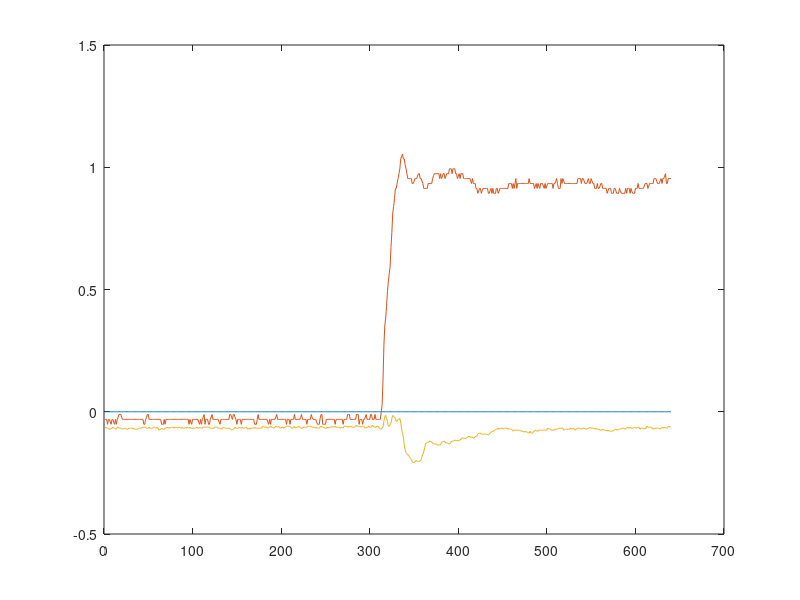

The MATLAB script that drew this image:
A = [
-250.0000E-09,-31.2107412065E-03,-67.2848590075E-03
-249.2188E-09,-31.2107412065E-03,-63.2647585480E-03
-248.4375E-09,-31.2107412065E-03,-65.7773213352E-03
-247.6563E-09,-51.3112435037E-03,-67.2848590075E-03
-246.8750E-09,-31.2107412065E-03,-67.2848590075E-03
-246.0938E-09,-31.2107412065E-03,-71.3049594669E-03
-245.3125E-09,-41.2609923551E-03,-71.3049594669E-03
-244.5313E-09,-51.3112435037E-03,-69.2949092372E-03
-243.7500E-09,-31.2107412065E-03,-67.2848590075E-03
-242.9688E-09,-31.2107412065E-03,-63.2647585480E-03
-242.1875E-09,-43.7735551423E-03,-67.2848590075E-03
-241.4063E-09,-51.3112435037E-03,-67.2848590075E-03
-240.6250E-09,-31.2107412065E-03,-69.0436529585E-03
-239.8438E-09,-51.3112435037E-03,-71.3049594669E-03
-239.0625E-09,-31.2107412064E-03,-63.2647585480E-03
-238.2813E-09,-22.4167714514E-03,-63.2647585480E-03
-237.5000E-09,-11.1102389092E-03,-65.5260650565E-03
-236.7188E-09,-11.1102389092E-03,-67.2848590075E-03
-235.9375E-09,-11.1102389092E-03,-67.2848590075E-03
-235.1563E-09,-23.6730528450E-03,-67.2848590075E-03
-234.3750E-09,-31.2107412065E-03,-71.3049594669E-03
-233.5938E-09,-31.2107412065E-03,-69.5461655159E-03
-232.8125E-09,-31.2107412065E-03,-67.2848590075E-03
-232.0313E-09,-31.2107412065E-03,-67.2848590075E-03
-231.2500E-09,-31.2107412065E-03,-71.3049594669E-03
-230.4688E-09,-31.2107412065E-03,-71.3049594669E-03
-229.6875E-09,-31.2107412065E-03,-71.3049594669E-03
-228.9063E-09,-31.2107412065E-03,-67.2848590075E-03
-228.1250E-09,-31.2107412065E-03,-67.2848590075E-03
-227.3438E-09,-31.2107412065E-03,-67.2848590075E-03
-226.5625E-09,-31.2107412065E-03,-67.2848590075E-03
-225.7813E-09,-31.2107412065E-03,-67.2848590075E-03
-225.0000E-09,-31.2107412065E-03,-67.2848590075E-03
-224.2188E-09,-31.2107412065E-03,-71.3049594669E-03
-223.4375E-09,-31.2107412065E-03,-71.3049594669E-03
-222.6563E-09,-31.2107412065E-03,-71.3049594669E-03
-221.8750E-09,-31.2107412065E-03,-71.3049594669E-03
-221.0938E-09,-31.2107412065E-03,-71.3049594669E-03
-220.3125E-09,-31.2107412065E-03,-67.2848590075E-03
-219.5313E-09,-31.2107412065E-03,-67.2848590075E-03
-218.7500E-09,-31.2107412065E-03,-67.2848590075E-03
-217.9688E-09,-31.2107412065E-03,-67.2848590075E-03
-217.1875E-09,-31.2107412065E-03,-63.2647585480E-03
-216.4063E-09,-31.2107412065E-03,-63.2647585480E-03
-215.6250E-09,-51.3112435037E-03,-63.2647585480E-03
-214.8438E-09,-51.3112435037E-03,-63.2647585480E-03
-214.0625E-09,-31.2107412065E-03,-63.2647585480E-03
-213.2813E-09,-22.4167714514E-03,-67.2848590075E-03
-212.5000E-09,-11.1102389092E-03,-67.2848590075E-03
-211.7188E-09,-11.1102389092E-03,-67.2848590075E-03
-210.9375E-09,-31.2107412065E-03,-63.2647585480E-03
-210.1563E-09,-31.2107412065E-03,-67.2848590075E-03
-209.3750E-09,-31.2107412065E-03,-67.2848590075E-03
-208.5938E-09,-31.2107412065E-03,-67.2848590075E-03
-207.8125E-09,-31.2107412065E-03,-67.2848590075E-03
-207.0313E-09,-31.2107412065E-03,-63.2647585480E-03
-206.2500E-09,-31.2107412065E-03,-63.2647585480E-03
-205.4688E-09,-31.2107412065E-03,-65.7773213352E-03
-204.6875E-09,-31.2107412065E-03,-67.2848590075E-03
-203.9063E-09,-31.2107412065E-03,-63.2647585480E-03
-203.1250E-09,-31.2107412065E-03,-67.2848590075E-03
-202.3438E-09,-31.2107412065E-03,-75.3250599264E-03
-201.5625E-09,-31.2107412065E-03,-73.5662659754E-03
-200.7813E-09,-31.2107412065E-03,-71.3049594669E-03
-200.0000E-09,-51.3112435037E-03,-67.2848590075E-03
-199.2188E-09,-51.3112435037E-03,-71.3049594669E-03
-198.4375E-09,-51.3112435037E-03,-71.3049594669E-03
-197.6563E-09,-31.2107412065E-03,-71.3049594669E-03
-196.8750E-09,-51.3112435037E-03,-67.2848590075E-03
-196.0938E-09,-31.2107412065E-03,-67.2848590075E-03
-195.3125E-09,-31.2107412065E-03,-63.2647585480E-03
-194.5313E-09,-31.2107412065E-03,-65.5260650565E-03
-193.7500E-09,-31.2107412065E-03,-67.2848590075E-03
-192.9688E-09,-31.2107412065E-03,-63.2647585480E-03
-192.1875E-09,-31.2107412065E-03,-67.2848590075E-03
-191.4063E-09,-31.2107412065E-03,-63.2647585480E-03
-190.6250E-09,-31.2107412065E-03,-63.2647585480E-03
-189.8438E-09,-31.2107412065E-03,-63.2647585480E-03
-189.0625E-09,-31.2107412065E-03,-67.2848590075E-03
-188.2813E-09,-31.2107412065E-03,-63.2647585480E-03
-187.5000E-09,-31.2107412065E-03,-63.2647585480E-03
-186.7188E-09,-31.2107412065E-03,-63.2647585480E-03
-185.9375E-09,-31.2107412065E-03,-67.2848590075E-03
-185.1563E-09,-31.2107412065E-03,-63.2647585480E-03
-184.3750E-09,-31.2107412065E-03,-63.2647585480E-03
-183.5938E-09,-31.2107412065E-03,-65.2748087778E-03
-182.8125E-09,-31.2107412065E-03,-67.2848590075E-03
-182.0313E-09,-31.2107412065E-03,-63.2647585480E-03
-181.2500E-09,-31.2107412065E-03,-67.2848590075E-03
-180.4688E-09,-31.2107412065E-03,-67.2848590075E-03
-179.6875E-09,-31.2107412065E-03,-67.2848590075E-03
-178.9063E-09,-31.2107412065E-03,-63.2647585480E-03
-178.1250E-09,-31.2107412065E-03,-67.2848590075E-03
-177.3438E-09,-31.2107412065E-03,-63.2647585480E-03
-176.5625E-09,-31.2107412065E-03,-65.2748087778E-03
-175.7813E-09,-51.3112435037E-03,-67.2848590075E-03
-175.0000E-09,-31.2107412065E-03,-63.2647585480E-03
-174.2188E-09,-42.5172737487E-03,-67.2848590075E-03
-173.4375E-09,-51.3112435037E-03,-67.2848590075E-03
-172.6563E-09,-31.2107412065E-03,-67.2848590075E-03
-171.8750E-09,-31.2107412065E-03,-67.2848590075E-03
-171.0938E-09,-31.2107412065E-03,-67.2848590075E-03
-170.3125E-09,-31.2107412065E-03,-67.2848590075E-03
-169.5313E-09,-31.2107412065E-03,-65.2748087778E-03
-168.7500E-09,-31.2107412065E-03,-63.2647585480E-03
-167.9688E-09,-31.2107412065E-03,-67.2848590075E-03
-167.1875E-09,-43.7735551422E-03,-67.2848590075E-03
-166.4063E-09,-51.3112435037E-03,-63.2647585480E-03
-165.6250E-09,-31.2107412065E-03,-65.0235524990E-03
-164.8438E-09,-51.3112435037E-03,-67.2848590075E-03
-164.0625E-09,-31.2107412065E-03,-67.2848590075E-03
-163.2813E-09,-22.4167714514E-03,-63.2647585480E-03
-162.5000E-09,-11.1102389092E-03,-63.2647585480E-03
-161.7188E-09,-51.3112435037E-03,-63.2647585480E-03
-160.9375E-09,-31.2107412065E-03,-63.2647585480E-03
-160.1563E-09,-31.2107412065E-03,-63.2647585480E-03
-159.3750E-09,-31.2107412065E-03,-63.2647585480E-03
-158.5938E-09,-51.3112435037E-03,-63.2647585480E-03
-157.8125E-09,-51.3112435037E-03,-63.2647585480E-03
-157.0313E-09,-31.2107412065E-03,-67.2848590075E-03
-156.2500E-09,-21.1604900578E-03,-67.2848590075E-03
-155.4688E-09,-11.1102389092E-03,-67.2848590075E-03
-154.6875E-09,-31.2107412064E-03,-67.2848590075E-03
-153.9063E-09,-31.2107412065E-03,-67.2848590075E-03
-153.1250E-09,-31.2107412065E-03,-63.2647585480E-03
-152.3438E-09,-31.2107412065E-03,-63.2647585480E-03
-151.5625E-09,-31.2107412065E-03,-63.2647585480E-03
-150.7813E-09,-31.2107412065E-03,-63.2647585480E-03
-150.0000E-09,-31.2107412065E-03,-67.2848590075E-03
-149.2188E-09,-42.5172737487E-03,-67.2848590075E-03
-148.4375E-09,-51.3112435037E-03,-67.2848590075E-03
-147.6563E-09,-31.2107412065E-03,-67.2848590075E-03
-146.8750E-09,-31.2107412065E-03,-71.3049594669E-03
-146.0938E-09,-31.2107412065E-03,-67.2848590075E-03
-145.3125E-09,-31.2107412065E-03,-63.2647585480E-03
-144.5313E-09,-31.2107412065E-03,-65.5260650565E-03
-143.7500E-09,-31.2107412065E-03,-67.2848590075E-03
-142.9688E-09,-31.2107412065E-03,-67.2848590075E-03
-142.1875E-09,-31.2107412065E-03,-67.2848590075E-03
-141.4063E-09,-31.2107412065E-03,-67.2848590075E-03
-140.6250E-09,-31.2107412065E-03,-67.2848590075E-03
-139.8438E-09,-11.1102389092E-03,-67.2848590075E-03
-139.0625E-09,-11.1102389092E-03,-71.3049594669E-03
-138.2813E-09,-21.1604900578E-03,-75.3250599264E-03
-137.5000E-09,-31.2107412064E-03,-73.3150096967E-03
-136.7188E-09,-11.1102389092E-03,-71.3049594669E-03
-135.9375E-09,-11.1102389092E-03,-67.2848590075E-03
-135.1563E-09,-23.6730528450E-03,-63.2647585480E-03
-134.3750E-09,-31.2107412064E-03,-67.2848590075E-03
-133.5938E-09,-51.3112435037E-03,-67.2848590075E-03
-132.8125E-09,-31.2107412065E-03,-67.2848590075E-03
-132.0313E-09,-31.2107412065E-03,-67.2848590075E-03
-131.2500E-09,-31.2107412065E-03,-63.2647585480E-03
-130.4688E-09,-31.2107412065E-03,-65.7773213352E-03
-129.6875E-09,-51.3112435037E-03,-67.2848590075E-03
-128.9063E-09,-31.2107412065E-03,-63.2647585480E-03
-128.1250E-09,-31.2107412065E-03,-67.2848590075E-03
-127.3438E-09,-31.2107412065E-03,-67.2848590075E-03
-126.5625E-09,-31.2107412065E-03,-65.5260650565E-03
-125.7813E-09,-31.2107412065E-03,-63.2647585480E-03
-125.0000E-09,-31.2107412065E-03,-63.2647585480E-03
-124.2188E-09,-31.2107412065E-03,-71.3049594669E-03
-123.4375E-09,-31.2107412065E-03,-69.0436529585E-03
-122.6563E-09,-31.2107412065E-03,-67.2848590075E-03
-121.8750E-09,-31.2107412065E-03,-71.3049594669E-03
-121.0938E-09,-31.2107412065E-03,-67.2848590075E-03
-120.3125E-09,-31.2107412065E-03,-67.2848590075E-03
-119.5313E-09,-31.2107412065E-03,-67.2848590075E-03
-118.7500E-09,-31.2107412065E-03,-67.2848590075E-03
-117.9688E-09,-51.3112435037E-03,-63.2647585480E-03
-117.1875E-09,-51.3112435037E-03,-67.2848590075E-03
-116.4063E-09,-51.3112435037E-03,-67.2848590075E-03
-115.6250E-09,-31.2107412065E-03,-67.2848590075E-03
-114.8438E-09,-11.1102389092E-03,-67.2848590075E-03
-114.0625E-09,-31.2107412064E-03,-67.2848590075E-03
-113.2813E-09,-31.2107412065E-03,-67.2848590075E-03
-112.5000E-09,-31.2107412065E-03,-67.2848590075E-03
-111.7188E-09,-31.2107412065E-03,-67.2848590075E-03
-110.9375E-09,-31.2107412065E-03,-59.2446580886E-03
-110.1563E-09,-31.2107412065E-03,-59.2446580886E-03
-109.3750E-09,-31.2107412065E-03,-63.2647585480E-03
-108.5938E-09,-31.2107412065E-03,-63.2647585480E-03
-107.8125E-09,-31.2107412065E-03,-63.2647585480E-03
-107.0313E-09,-31.2107412065E-03,-63.2647585480E-03
-106.2500E-09,-42.5172737487E-03,-67.2848590075E-03
-105.4688E-09,-51.3112435037E-03,-65.0235524990E-03
-104.6875E-09,-31.2107412065E-03,-63.2647585480E-03
-103.9063E-09,-51.3112435037E-03,-59.2446580886E-03
-103.1250E-09,-31.2107412065E-03,-63.2647585480E-03
-102.3438E-09,-31.2107412065E-03,-63.2647585480E-03
-101.5625E-09,-31.2107412065E-03,-65.2748087778E-03
-100.7813E-09,-31.2107412065E-03,-67.2848590075E-03
-100.0000E-09,-31.2107412065E-03,-63.2647585480E-03
-99.2188E-09,-21.1604900578E-03,-59.2446580886E-03
-98.4375E-09,-11.1102389092E-03,-61.7572208757E-03
-97.6563E-09,-31.2107412064E-03,-63.2647585480E-03
-96.8750E-09,-31.2107412065E-03,-59.2446580886E-03
-96.0938E-09,-31.2107412065E-03,-63.2647585480E-03
-95.3125E-09,-31.2107412065E-03,-67.2848590075E-03
-94.5313E-09,-31.2107412065E-03,-65.2748087778E-03
-93.7500E-09,-31.2107412065E-03,-63.2647585480E-03
-92.9688E-09,-31.2107412065E-03,-63.2647585480E-03
-92.1875E-09,-31.2107412065E-03,-67.2848590075E-03
-91.4063E-09,-31.2107412065E-03,-63.2647585480E-03
-90.6250E-09,-31.2107412065E-03,-61.7572208757E-03
-89.8438E-09,-51.3112435037E-03,-59.2446580886E-03
-89.0625E-09,-31.2107412065E-03,-59.2446580886E-03
-88.2813E-09,-31.2107412065E-03,-59.2446580886E-03
-87.5000E-09,-31.2107412065E-03,-59.2446580886E-03
-86.7188E-09,-51.3112435037E-03,-59.2446580886E-03
-85.9375E-09,-31.2107412065E-03,-63.2647585480E-03
-85.1563E-09,-31.2107412065E-03,-67.2848590075E-03
-84.3750E-09,-31.2107412065E-03,-67.2848590075E-03
-83.5938E-09,-31.2107412065E-03,-63.7672711055E-03
-82.8125E-09,-11.1102389092E-03,-59.2446580886E-03
-82.0313E-09,-31.2107412064E-03,-67.2848590075E-03
-81.2500E-09,-31.2107412065E-03,-63.2647585480E-03
-80.4688E-09,-31.2107412065E-03,-63.2647585480E-03
-79.6875E-09,-31.2107412065E-03,-63.2647585480E-03
-78.9063E-09,-31.2107412065E-03,-59.2446580886E-03
-78.1250E-09,-31.2107412065E-03,-63.2647585480E-03
-77.3438E-09,-23.6730528450E-03,-67.2848590075E-03
-76.5625E-09,-11.1102389092E-03,-67.2848590075E-03
-75.7813E-09,-31.2107412064E-03,-67.2848590075E-03
-75.0000E-09,-31.2107412065E-03,-63.2647585480E-03
-74.2188E-09,-31.2107412065E-03,-63.2647585480E-03
-73.4375E-09,-31.2107412065E-03,-63.2647585480E-03
-72.6563E-09,-31.2107412065E-03,-63.2647585480E-03
-71.8750E-09,-51.3112435037E-03,-63.2647585480E-03
-71.0938E-09,-31.2107412065E-03,-59.2446580886E-03
-70.3125E-09,-31.2107412065E-03,-59.2446580886E-03
-69.5313E-09,-31.2107412065E-03,-59.2446580886E-03
-68.7500E-09,-31.2107412065E-03,-59.2446580886E-03
-67.9688E-09,-11.1102389092E-03,-59.2446580886E-03
-67.1875E-09,-23.6730528450E-03,-63.2647585480E-03
-66.4063E-09,-31.2107412064E-03,-63.2647585480E-03
-65.6250E-09,-31.2107412065E-03,-63.2647585480E-03
-64.8438E-09,-31.2107412065E-03,-63.2647585480E-03
-64.0625E-09,-31.2107412065E-03,-67.2848590075E-03
-63.2813E-09,-41.2609923551E-03,-63.2647585480E-03
-62.5000E-09,-51.3112435037E-03,-65.5260650565E-03
-61.7188E-09,-51.3112435037E-03,-67.2848590075E-03
-60.9375E-09,-51.3112435037E-03,-67.2848590075E-03
-60.1563E-09,-27.4418970257E-03,-63.2647585480E-03
-59.3750E-09,-11.1102389092E-03,-59.2446580886E-03
-58.5938E-09,-11.1102389092E-03,-61.2547083183E-03
-57.8125E-09,-51.3112435037E-03,-63.2647585480E-03
-57.0313E-09,-51.3112435037E-03,-63.2647585480E-03
-56.2500E-09,-51.3112435037E-03,-67.2848590075E-03
-55.4688E-09,-51.3112435037E-03,-67.2848590075E-03
-54.6875E-09,-31.2107412065E-03,-67.2848590075E-03
-53.9063E-09,-31.2107412065E-03,-63.2647585480E-03
-53.1250E-09,-31.2107412065E-03,-67.2848590075E-03
-52.3438E-09,-31.2107412065E-03,-63.2647585480E-03
-51.5625E-09,-31.2107412065E-03,-63.2647585480E-03
-50.7813E-09,-31.2107412065E-03,-63.2647585480E-03
-50.0000E-09,-31.2107412065E-03,-63.2647585480E-03
-49.2188E-09,-31.2107412065E-03,-59.2446580886E-03
-48.4375E-09,-31.2107412065E-03,-61.7572208757E-03
-47.6563E-09,-31.2107412065E-03,-63.2647585480E-03
-46.8750E-09,-51.3112435037E-03,-59.2446580886E-03
-46.0938E-09,-31.2107412065E-03,-63.2647585480E-03
-45.3125E-09,-31.2107412065E-03,-63.2647585480E-03
-44.5313E-09,-31.2107412065E-03,-63.2647585480E-03
-43.7500E-09,-31.2107412065E-03,-63.2647585480E-03
-42.9688E-09,-31.2107412065E-03,-63.2647585480E-03
-42.1875E-09,-31.2107412065E-03,-67.2848590075E-03
-41.4063E-09,-31.2107412065E-03,-63.2647585480E-03
-40.6250E-09,-31.2107412065E-03,-65.0235524990E-03
-39.8438E-09,-51.3112435037E-03,-67.2848590075E-03
-39.0625E-09,-31.2107412065E-03,-59.2446580886E-03
-38.2813E-09,-31.2107412065E-03,-59.2446580886E-03
-37.5000E-09,-31.2107412065E-03,-59.2446580886E-03
-36.7188E-09,-31.2107412065E-03,-59.2446580886E-03
-35.9375E-09,-11.1102389092E-03,-63.2647585480E-03
-35.1563E-09,-11.1102389092E-03,-59.2446580886E-03
-34.3750E-09,-11.1102389092E-03,-63.2647585480E-03
-33.5938E-09,-31.2107412064E-03,-61.5059645970E-03
-32.8125E-09,-31.2107412065E-03,-59.2446580886E-03
-32.0313E-09,-31.2107412065E-03,-63.2647585480E-03
-31.2500E-09,-31.2107412065E-03,-63.2647585480E-03
-30.4688E-09,-31.2107412065E-03,-63.2647585480E-03
-29.6875E-09,-31.2107412065E-03,-63.2647585480E-03
-28.9063E-09,-31.2107412065E-03,-59.2446580886E-03
-28.1250E-09,-11.1102389092E-03,-55.2245576291E-03
-27.3438E-09,-11.1102389092E-03,-59.2446580886E-03
-26.5625E-09,-11.1102389092E-03,-59.2446580886E-03
-25.7813E-09,-51.3112435037E-03,-59.2446580886E-03
-25.0000E-09,-31.2107412065E-03,-59.2446580886E-03
-24.2188E-09,-31.2107412065E-03,-63.2647585480E-03
-23.4375E-09,-31.2107412065E-03,-61.0034520396E-03
-22.6563E-09,-51.3112435037E-03,-59.2446580886E-03
-21.8750E-09,-31.2107412065E-03,-59.2446580886E-03
-21.0938E-09,-31.2107412065E-03,-63.2647585480E-03
-20.3125E-09,-22.4167714514E-03,-67.2848590075E-03
-19.5313E-09,-11.1102389092E-03,-65.2748087778E-03
-18.7500E-09,-31.2107412064E-03,-63.2647585480E-03
-17.9688E-09,-31.2107412065E-03,-63.2647585480E-03
-17.1875E-09,-31.2107412065E-03,-59.2446580886E-03
-16.4063E-09,-31.2107412065E-03,-63.2647585480E-03
-15.6250E-09,-11.1102389092E-03,-63.2647585480E-03
-14.8438E-09,-11.1102389092E-03,-63.2647585480E-03
-14.0625E-09,-31.2107412064E-03,-55.2245576291E-03
-13.2813E-09,-31.2107412065E-03,-59.2446580886E-03
-12.5000E-09,-31.2107412065E-03,-61.5059645970E-03
-11.7188E-09,-11.1102389092E-03,-63.2647585480E-03
-10.9375E-09,-31.2107412064E-03,-63.2647585480E-03
-10.1563E-09,-31.2107412065E-03,-59.2446580886E-03
-9.3750E-09,-31.2107412065E-03,-59.2446580886E-03
-8.5938E-09,-31.2107412065E-03,-63.0135022693E-03
-7.8125E-09,-31.2107412065E-03,-67.2848590075E-03
-7.0313E-09,-31.2107412065E-03,-71.3049594669E-03
-6.2500E-09,-1.0599877605E-03,-71.3049594669E-03
-5.4688E-09,+29.0907656854E-03,-66.7823464501E-03
-4.6875E-09,+129.5932771717E-03,-63.2647585480E-03
-3.9063E-09,+270.2967932527E-03,-39.1441557913E-03
-3.1250E-09,+350.6988024419E-03,-19.0436534940E-03
-2.3438E-09,+383.3621186750E-03,-15.0235530346E-03
-1.5625E-09,+431.1008116310E-03,-26.8325981342E-03
-781.3E-12,+491.4023185228E-03,-39.1441557913E-03
-0.0E+00,+531.6033231174E-03,-59.2446580886E-03
+781.2E-12,+564.2666393505E-03,-59.2446580886E-03
+1.5625E-09,+591.9048300093E-03,-51.9582260058E-03
+2.3437E-09,+672.3068391984E-03,-47.1843567102E-03
+3.1250E-09,+732.6083460902E-03,-27.0838544129E-03
+3.9062E-09,+813.0103552794E-03,-15.0235530346E-03
+4.6875E-09,+839.3922645446E-03,-19.0436534940E-03
+5.4687E-09,+873.3118621712E-03,-23.3150102322E-03
+6.2500E-09,+913.5128667658E-03,-27.0838544129E-03
+7.0312E-09,+913.5128667658E-03,-39.1441557913E-03
+7.8125E-09,+936.1259318502E-03,-39.1441557913E-03
+8.5937E-09,+953.7138713604E-03,-31.1039548724E-03
+9.3750E-09,+973.8143736576E-03,-29.5964172001E-03
+10.1562E-09,+993.9148759549E-03,-27.0838544129E-03
+10.9375E-09,+1.0341158805495E+00,-43.1642562507E-03
+11.7187E-09,+1.0429098503046E+00,-71.3049594669E-03
+12.5000E-09,+1.0542163828468E+00,-88.8928989771E-03
+13.2812E-09,+1.0341158805495E+00,-103.4657631426E-03
+14.0625E-09,+1.0341158805495E+00,-135.6265668182E-03
+14.8437E-09,+1.0089902526779E+00,-155.7270691155E-03
+15.6250E-09,+993.9148759550E-03,-167.7873704939E-03
+16.4062E-09,+973.8143736577E-03,-171.5562146746E-03
+17.1875E-09,+953.7138713604E-03,-175.8275714128E-03
+17.9687E-09,+953.7138713604E-03,-179.8476718723E-03
+18.7500E-09,+953.7138713604E-03,-183.8677723317E-03
+19.5312E-09,+953.7138713604E-03,-190.9029481358E-03
+20.3125E-09,+953.7138713604E-03,-195.9280737101E-03
+21.0937E-09,+933.6133690631E-03,-203.9682746290E-03
+21.8750E-09,+933.6133690631E-03,-207.9883750885E-03
+22.6562E-09,+941.1510574246E-03,-207.9883750885E-03
+23.4375E-09,+953.7138713604E-03,-204.2195309077E-03
+24.2187E-09,+953.7138713604E-03,-199.9481741696E-03
+25.0000E-09,+953.7138713604E-03,-199.9481741695E-03
+25.7812E-09,+963.7641225090E-03,-203.9682746290E-03
+26.5625E-09,+973.8143736577E-03,-203.9682746290E-03
+27.3437E-09,+973.8143736577E-03,-203.9682746290E-03
+28.1250E-09,+953.7138713604E-03,-199.9481741696E-03
+28.9062E-09,+953.7138713604E-03,-195.9280737101E-03
+29.6875E-09,+943.6636202117E-03,-183.8677723317E-03
+30.4687E-09,+933.6133690631E-03,-173.8175211831E-03
+31.2500E-09,+913.5128667658E-03,-163.7672700344E-03
+32.0312E-09,+913.5128667658E-03,-147.6868681966E-03
+32.8125E-09,+913.5128667658E-03,-131.6064663588E-03
+33.5937E-09,+913.5128667658E-03,-127.5863658993E-03
+34.3750E-09,+913.5128667658E-03,-126.0788282270E-03
+35.1562E-09,+933.6133690631E-03,-123.5662654399E-03
+35.9375E-09,+933.6133690631E-03,-123.5662654399E-03
+36.7187E-09,+933.6133690631E-03,-119.5461649804E-03
+37.5000E-09,+933.6133690631E-03,-121.8074714889E-03
+38.2812E-09,+933.6133690631E-03,-123.5662654399E-03
+39.0625E-09,+953.7138713604E-03,-127.5863658993E-03
+39.8437E-09,+965.0204039026E-03,-131.6064663588E-03
+40.6250E-09,+973.8143736577E-03,-131.6064663588E-03
+41.4062E-09,+973.8143736577E-03,-131.6064663588E-03
+42.1875E-09,+973.8143736577E-03,-131.6064663588E-03
+42.9687E-09,+973.8143736577E-03,-135.6265668182E-03
+43.7500E-09,+973.8143736577E-03,-135.6265668182E-03
+44.5312E-09,+973.8143736577E-03,-135.6265668182E-03
+45.3125E-09,+953.7138713604E-03,-135.6265668182E-03
+46.0937E-09,+973.8143736576E-03,-135.6265668182E-03
+46.8750E-09,+953.7138713604E-03,-123.5662654399E-03
+47.6562E-09,+961.2515597219E-03,-123.5662654399E-03
+48.4375E-09,+973.8143736577E-03,-121.8074714889E-03
+49.2187E-09,+973.8143736577E-03,-119.5461649804E-03
+50.0000E-09,+953.7138713604E-03,-123.5662654399E-03
+50.7812E-09,+963.7641225090E-03,-127.5863658993E-03
+51.5625E-09,+973.8143736577E-03,-127.5863658993E-03
+52.3437E-09,+973.8143736577E-03,-127.5863658993E-03
+53.1250E-09,+973.8143736577E-03,-131.6064663588E-03
+53.9062E-09,+993.9148759549E-03,-131.6064663588E-03
+54.6875E-09,+993.9148759549E-03,-127.5863658993E-03
+55.4687E-09,+993.9148759549E-03,-123.5662654399E-03
+56.2500E-09,+973.8143736577E-03,-119.5461649804E-03
+57.0312E-09,+993.9148759549E-03,-119.5461649804E-03
+57.8125E-09,+993.9148759549E-03,-119.5461649804E-03
+58.5937E-09,+993.9148759549E-03,-115.5260645210E-03
+59.3750E-09,+973.8143736577E-03,-117.2848584720E-03
+60.1562E-09,+973.8143736577E-03,-119.5461649804E-03
+60.9375E-09,+953.7138713604E-03,-115.5260645210E-03
+61.7187E-09,+962.5078411154E-03,-119.5461649804E-03
+62.5000E-09,+973.8143736577E-03,-117.5361147507E-03
+63.2812E-09,+953.7138713604E-03,-115.5260645210E-03
+64.0625E-09,+973.8143736576E-03,-111.5059640615E-03
+64.8437E-09,+973.8143736577E-03,-107.4858636021E-03
+65.6250E-09,+973.8143736577E-03,-107.4858636021E-03
+66.4062E-09,+953.7138713604E-03,-107.4858636021E-03
+67.1875E-09,+953.7138713604E-03,-107.4858636021E-03
+67.9687E-09,+953.7138713604E-03,-111.5059640615E-03
+68.7500E-09,+953.7138713604E-03,-107.4858636021E-03
+69.5312E-09,+953.7138713604E-03,-105.2245570936E-03
+70.3125E-09,+953.7138713604E-03,-103.4657631426E-03
+71.0937E-09,+953.7138713604E-03,-99.4456626831E-03
+71.8750E-09,+953.7138713604E-03,-103.4657631426E-03
+72.6562E-09,+944.9199016053E-03,-103.4657631426E-03
+73.4375E-09,+933.6133690631E-03,-103.4657631426E-03
+74.2187E-09,+953.7138713604E-03,-103.4657631426E-03
+75.0000E-09,+933.6133690631E-03,-107.4858636020E-03
+75.7812E-09,+933.6133690631E-03,-107.4858636021E-03
+76.5625E-09,+933.6133690631E-03,-102.7119943064E-03
+77.3437E-09,+913.5128667658E-03,-99.4456626831E-03
+78.1250E-09,+913.5128667658E-03,-99.4456626831E-03
+78.9062E-09,+893.4123644685E-03,-91.4054617642E-03
+79.6875E-09,+902.2063342236E-03,-87.3853613048E-03
+80.4687E-09,+913.5128667658E-03,-87.3853613048E-03
+81.2500E-09,+913.5128667658E-03,-87.3853613048E-03
+82.0312E-09,+893.4123644685E-03,-91.4054617642E-03
+82.8125E-09,+904.7188970107E-03,-91.4054617642E-03
+83.5937E-09,+913.5128667658E-03,-91.4054617642E-03
+84.3750E-09,+913.5128667658E-03,-91.4054617642E-03
+85.1562E-09,+913.5128667658E-03,-91.4054617642E-03
+85.9375E-09,+913.5128667658E-03,-91.4054617642E-03
+86.7187E-09,+913.5128667658E-03,-91.4054617642E-03
+87.5000E-09,+913.5128667658E-03,-93.6667682727E-03
+88.2812E-09,+893.4123644685E-03,-95.4255622237E-03
+89.0625E-09,+893.4123644685E-03,-91.4054617642E-03
+89.8437E-09,+904.7188970107E-03,-87.3853613048E-03
+90.6250E-09,+913.5128667658E-03,-83.3652608453E-03
+91.4062E-09,+893.4123644685E-03,-81.6064668943E-03
+92.1875E-09,+913.5128667658E-03,-79.3451603859E-03
+92.9687E-09,+893.4123644685E-03,-79.3451603859E-03
+93.7500E-09,+893.4123644685E-03,-75.3250599264E-03
+94.5312E-09,+893.4123644685E-03,-73.0637534180E-03
+95.3125E-09,+913.5128667658E-03,-71.3049594669E-03
+96.0937E-09,+913.5128667658E-03,-71.3049594669E-03
+96.8750E-09,+893.4123644685E-03,-67.2848590075E-03
+97.6562E-09,+900.9500528300E-03,-71.3049594669E-03
+98.4375E-09,+913.5128667658E-03,-69.5461655159E-03
+99.2187E-09,+913.5128667658E-03,-67.2848590075E-03
+100.0000E-09,+913.5128667658E-03,-67.2848590075E-03
+100.7813E-09,+913.5128667658E-03,-71.3049594669E-03
+101.5625E-09,+913.5128667658E-03,-69.0436529585E-03
+102.3438E-09,+913.5128667658E-03,-67.2848590075E-03
+103.1250E-09,+913.5128667658E-03,-67.2848590075E-03
+103.9063E-09,+913.5128667658E-03,-67.2848590075E-03
+104.6875E-09,+913.5128667658E-03,-67.2848590075E-03
+105.4688E-09,+913.5128667658E-03,-69.5461655159E-03
+106.2500E-09,+933.6133690631E-03,-71.3049594669E-03
+107.0313E-09,+933.6133690631E-03,-71.3049594669E-03
+107.8125E-09,+933.6133690631E-03,-71.3049594669E-03
+108.5938E-09,+933.6133690631E-03,-71.3049594669E-03
+109.3750E-09,+913.5128667658E-03,-74.8225473690E-03
+110.1563E-09,+933.6133690631E-03,-79.3451603859E-03
+110.9375E-09,+913.5128667658E-03,-75.3250599264E-03
+111.7188E-09,+932.3570876695E-03,-75.3250599264E-03
+112.5000E-09,+953.7138713604E-03,-75.3250599264E-03
+113.2813E-09,+913.5128667658E-03,-75.3250599264E-03
+114.0625E-09,+933.6133690631E-03,-75.3250599264E-03
+114.8438E-09,+933.6133690631E-03,-75.3250599264E-03
+115.6250E-09,+933.6133690631E-03,-75.3250599264E-03
+116.4063E-09,+933.6133690631E-03,-77.3351101561E-03
+117.1875E-09,+933.6133690631E-03,-79.3451603859E-03
+117.9688E-09,+933.6133690631E-03,-79.3451603859E-03
+118.7500E-09,+933.6133690631E-03,-79.3451603859E-03
+119.5313E-09,+933.6133690631E-03,-81.8577231730E-03
+120.3125E-09,+933.6133690631E-03,-83.3652608453E-03
+121.0938E-09,+933.6133690631E-03,-79.3451603859E-03
+121.8750E-09,+933.6133690631E-03,-83.3652608453E-03
+122.6563E-09,+933.6133690631E-03,-83.3652608453E-03
+123.4375E-09,+933.6133690631E-03,-85.3753110750E-03
+124.2188E-09,+953.7138713604E-03,-87.3853613048E-03
+125.0000E-09,+933.6133690631E-03,-79.3451603859E-03
+125.7813E-09,+933.6133690631E-03,-87.3853613048E-03
+126.5625E-09,+933.6133690631E-03,-87.3853613048E-03
+127.3438E-09,+933.6133690631E-03,-87.3853613048E-03
+128.1250E-09,+933.6133690631E-03,-79.3451603859E-03
+128.9063E-09,+913.5128667658E-03,-79.3451603859E-03
+129.6875E-09,+922.3068365209E-03,-75.3250599264E-03
+130.4688E-09,+933.6133690631E-03,-77.5863664348E-03
+131.2500E-09,+913.5128667658E-03,-79.3451603859E-03
+132.0313E-09,+933.6133690631E-03,-79.3451603859E-03
+132.8125E-09,+921.0505551273E-03,-75.3250599264E-03
+133.5938E-09,+913.5128667658E-03,-75.3250599264E-03
+134.3750E-09,+933.6133690631E-03,-75.3250599264E-03
+135.1563E-09,+933.6133690631E-03,-75.3250599264E-03
+135.9375E-09,+933.6133690631E-03,-75.3250599264E-03
+136.7188E-09,+923.5631179145E-03,-75.3250599264E-03
+137.5000E-09,+913.5128667658E-03,-75.3250599264E-03
+138.2813E-09,+933.6133690631E-03,-75.3250599264E-03
+139.0625E-09,+913.5128667658E-03,-75.3250599264E-03
+139.8438E-09,+924.8193993080E-03,-75.3250599264E-03
+140.6250E-09,+933.6133690631E-03,-67.2848590075E-03
+141.4063E-09,+933.6133690631E-03,-69.2949092372E-03
+142.1875E-09,+933.6133690631E-03,-71.3049594669E-03
+142.9688E-09,+933.6133690631E-03,-71.3049594669E-03
+143.7500E-09,+933.6133690631E-03,-75.3250599264E-03
+144.5313E-09,+933.6133690631E-03,-75.3250599264E-03
+145.3125E-09,+913.5128667658E-03,-75.3250599264E-03
+146.0938E-09,+933.6133690631E-03,-75.3250599264E-03
+146.8750E-09,+933.6133690631E-03,-71.3049594669E-03
+147.6563E-09,+941.1510574246E-03,-71.3049594669E-03
+148.4375E-09,+953.7138713604E-03,-71.3049594669E-03
+149.2188E-09,+933.6133690631E-03,-71.3049594669E-03
+150.0000E-09,+913.5128667658E-03,-67.2848590075E-03
+150.7813E-09,+913.5128667658E-03,-67.2848590075E-03
+151.5625E-09,+913.5128667658E-03,-67.2848590075E-03
+152.3438E-09,+953.7138713604E-03,-67.2848590075E-03
+153.1250E-09,+933.6133690631E-03,-67.2848590075E-03
+153.9063E-09,+953.7138713604E-03,-67.2848590075E-03
+154.6875E-09,+943.6636202117E-03,-75.3250599264E-03
+155.4688E-09,+933.6133690631E-03,-73.3150096967E-03
+156.2500E-09,+933.6133690631E-03,-71.3049594669E-03
+157.0313E-09,+933.6133690631E-03,-71.3049594669E-03
+157.8125E-09,+933.6133690631E-03,-71.3049594669E-03
+158.5938E-09,+933.6133690631E-03,-71.3049594669E-03
+159.3750E-09,+933.6133690631E-03,-71.3049594669E-03
+160.1563E-09,+933.6133690631E-03,-71.3049594669E-03
+160.9375E-09,+933.6133690631E-03,-67.2848590075E-03
+161.7187E-09,+933.6133690631E-03,-71.3049594669E-03
+162.5000E-09,+933.6133690631E-03,-69.2949092372E-03
+163.2812E-09,+933.6133690631E-03,-67.2848590075E-03
+164.0625E-09,+933.6133690631E-03,-71.3049594669E-03
+164.8437E-09,+933.6133690631E-03,-75.3250599264E-03
+165.6250E-09,+933.6133690631E-03,-71.3049594669E-03
+166.4062E-09,+933.6133690631E-03,-69.5461655159E-03
+167.1875E-09,+953.7138713604E-03,-67.2848590075E-03
+167.9687E-09,+953.7138713604E-03,-67.2848590075E-03
+168.7500E-09,+953.7138713604E-03,-67.2848590075E-03
+169.5312E-09,+953.7138713604E-03,-69.7974217946E-03
+170.3125E-09,+933.6133690631E-03,-71.3049594669E-03
+171.0937E-09,+953.7138713604E-03,-67.2848590075E-03
+171.8750E-09,+953.7138713604E-03,-67.2848590075E-03
+172.6562E-09,+944.9199016053E-03,-67.2848590075E-03
+173.4375E-09,+933.6133690631E-03,-69.2949092372E-03
+174.2187E-09,+933.6133690631E-03,-71.3049594669E-03
+175.0000E-09,+933.6133690631E-03,-71.3049594669E-03
+175.7812E-09,+943.6636202117E-03,-67.2848590075E-03
+176.5625E-09,+953.7138713604E-03,-67.2848590075E-03
+177.3437E-09,+933.6133690631E-03,-67.2848590075E-03
+178.1250E-09,+933.6133690631E-03,-63.2647585480E-03
+178.9062E-09,+953.7138713604E-03,-67.2848590075E-03
+179.6875E-09,+943.6636202117E-03,-67.2848590075E-03
+180.4687E-09,+933.6133690631E-03,-67.2848590075E-03
+181.2500E-09,+933.6133690631E-03,-67.2848590075E-03
+182.0312E-09,+913.5128667658E-03,-71.3049594669E-03
+182.8125E-09,+913.5128667658E-03,-67.2848590075E-03
+183.5937E-09,+913.5128667658E-03,-71.3049594669E-03
+184.3750E-09,+933.6133690631E-03,-71.3049594669E-03
+185.1562E-09,+913.5128667658E-03,-71.3049594669E-03
+185.9375E-09,+913.5128667658E-03,-71.3049594669E-03
+186.7187E-09,+922.3068365209E-03,-75.3250599264E-03
+187.5000E-09,+933.6133690631E-03,-75.3250599264E-03
+188.2812E-09,+933.6133690631E-03,-75.3250599264E-03
+189.0625E-09,+913.5128667658E-03,-71.3049594669E-03
+189.8437E-09,+913.5128667658E-03,-75.3250599264E-03
+190.6250E-09,+913.5128667658E-03,-75.3250599264E-03
+191.4062E-09,+913.5128667658E-03,-75.3250599264E-03
+192.1875E-09,+913.5128667658E-03,-75.3250599264E-03
+192.9687E-09,+893.4123644686E-03,-79.3451603859E-03
+193.7500E-09,+903.4626156172E-03,-75.3250599264E-03
+194.5312E-09,+913.5128667658E-03,-77.8376227136E-03
+195.3125E-09,+913.5128667658E-03,-79.3451603859E-03
+196.0937E-09,+913.5128667658E-03,-79.3451603859E-03
+196.8750E-09,+893.4123644686E-03,-79.3451603859E-03
+197.6562E-09,+893.4123644685E-03,-79.3451603859E-03
+198.4375E-09,+893.4123644685E-03,-77.5863664348E-03
+199.2187E-09,+913.5128667658E-03,-75.3250599264E-03
+200.0000E-09,+913.5128667658E-03,-71.3049594669E-03
+200.7812E-09,+902.2063342236E-03,-71.3049594669E-03
+201.5625E-09,+893.4123644685E-03,-73.8175222541E-03
+202.3437E-09,+893.4123644685E-03,-75.3250599264E-03
+203.1250E-09,+893.4123644685E-03,-71.3049594669E-03
+203.9062E-09,+913.5128667658E-03,-71.3049594669E-03
+204.6875E-09,+903.4626156172E-03,-71.3049594669E-03
+205.4687E-09,+893.4123644685E-03,-69.2949092372E-03
+206.2500E-09,+893.4123644685E-03,-67.2848590075E-03
+207.0312E-09,+893.4123644685E-03,-67.2848590075E-03
+207.8125E-09,+893.4123644685E-03,-67.2848590075E-03
+208.5937E-09,+893.4123644685E-03,-71.3049594669E-03
+209.3750E-09,+913.5128667658E-03,-69.7974217946E-03
+210.1562E-09,+893.4123644686E-03,-67.2848590075E-03
+210.9375E-09,+913.5128667658E-03,-63.2647585480E-03
+211.7187E-09,+913.5128667658E-03,-67.2848590075E-03
+212.5000E-09,+913.5128667658E-03,-65.2748087778E-03
+213.2812E-09,+893.4123644686E-03,-63.2647585480E-03
+214.0625E-09,+913.5128667658E-03,-67.2848590075E-03
+214.8437E-09,+900.9500528300E-03,-67.2848590075E-03
+215.6250E-09,+893.4123644685E-03,-67.2848590075E-03
+216.4062E-09,+893.4123644685E-03,-65.5260650565E-03
+217.1875E-09,+893.4123644685E-03,-63.2647585480E-03
+217.9687E-09,+913.5128667658E-03,-63.2647585480E-03
+218.7500E-09,+913.5128667658E-03,-67.2848590075E-03
+219.5312E-09,+913.5128667658E-03,-65.0235524990E-03
+220.3125E-09,+933.6133690631E-03,-63.2647585480E-03
+221.0937E-09,+913.5128667658E-03,-63.2647585480E-03
+221.8750E-09,+913.5128667658E-03,-71.3049594669E-03
+222.6562E-09,+913.5128667658E-03,-67.2848590075E-03
+223.4375E-09,+913.5128667658E-03,-67.2848590075E-03
+224.2187E-09,+913.5128667658E-03,-67.2848590075E-03
+225.0000E-09,+913.5128667658E-03,-67.2848590075E-03
+225.7812E-09,+923.5631179144E-03,-71.3049594669E-03
+226.5625E-09,+933.6133690631E-03,-69.0436529585E-03
+227.3437E-09,+933.6133690631E-03,-67.2848590075E-03
+228.1250E-09,+933.6133690631E-03,-59.2446580886E-03
+228.9062E-09,+913.5128667658E-03,-63.2647585480E-03
+229.6875E-09,+922.3068365209E-03,-63.2647585480E-03
+230.4687E-09,+933.6133690631E-03,-63.2647585480E-03
+231.2500E-09,+933.6133690631E-03,-63.2647585480E-03
+232.0312E-09,+933.6133690631E-03,-63.2647585480E-03
+232.8125E-09,+933.6133690631E-03,-67.2848590075E-03
+233.5937E-09,+933.6133690631E-03,-71.3049594669E-03
+234.3750E-09,+953.7138713603E-03,-69.7974217946E-03
+235.1562E-09,+953.7138713604E-03,-67.2848590075E-03
+235.9375E-09,+953.7138713604E-03,-67.2848590075E-03
+236.7187E-09,+943.6636202118E-03,-67.2848590075E-03
+237.5000E-09,+933.6133690631E-03,-67.2848590075E-03
+238.2812E-09,+933.6133690631E-03,-67.2848590075E-03
+239.0625E-09,+933.6133690631E-03,-67.2848590075E-03
+239.8437E-09,+944.9199016053E-03,-71.3049594669E-03
+240.6250E-09,+953.7138713604E-03,-67.2848590075E-03
+241.4062E-09,+933.6133690631E-03,-65.5260650565E-03
+242.1875E-09,+953.7138713603E-03,-63.2647585480E-03
+242.9687E-09,+953.7138713604E-03,-67.2848590075E-03
+243.7500E-09,+963.7641225090E-03,-63.2647585480E-03
+244.5312E-09,+973.8143736576E-03,-65.7773213352E-03
+245.3125E-09,+933.6133690632E-03,-67.2848590075E-03
+246.0937E-09,+933.6133690631E-03,-67.2848590075E-03
+246.8750E-09,+953.7138713604E-03,-59.2446580886E-03
+247.6562E-09,+953.7138713604E-03,-59.2446580886E-03
+248.4375E-09,+953.7138713604E-03,-61.2547083183E-03
+249.2187E-09,+953.7138713604E-03,-63.2647585480E-03]


plot(A)
